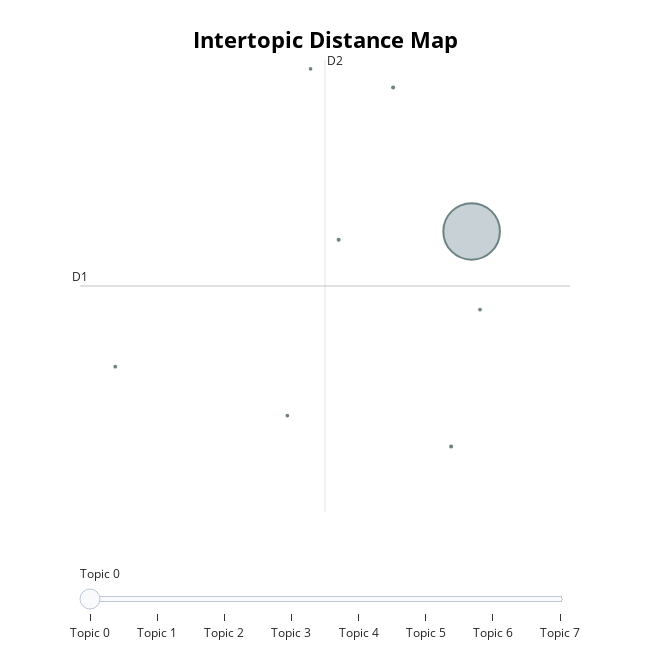

Here is the notebook cell this chart was saved with:
### Code cell
embeddings_name = f'{model_path}/bertimbau_embeddings.npy'
if not os.path.exists(embeddings_name):
    text_embeddings = train_data['cleaned_text'].tolist()
    embeddings = extract_embeddings_in_batches(text_embeddings, model, tokenizer)
    save_embeddings(embeddings, embeddings_name)

embeddings = load_embeddings(embeddings_name)

bertopic_bertimbau_embeddings_name = f'{model_path}/bertopic_bertimbau_embeddings_model.pt'
if not os.path.exists(bertopic_bertimbau_embeddings_name):
    text_train = train_data['cleaned_text'].tolist()
    bertopic_bertimbau_embeddings_model = train_bertopic(docs=text_train, use_embeddings=True, precomputed_embeddings=embeddings)
    bertopic_bertimbau_embeddings_model.save(bertopic_bertimbau_embeddings_name)

bertopic_bertimbau_embeddings_model = BERTopic.load(bertopic_bertimbau_embeddings_name)
bertopic_bertimbau_embeddings_model.visualize_topics()

### Figure 1 — Plotly figure (JSON) as saved in the notebook; plotly's stock layout.template omitted (floating-point values rounded to 4 significant figures)
{"data": [{"customdata": [[0, "paciente | estudo | doena | au | avaliar", 13694], [1, "ira | renal | paciente | leso renal | desidratao", 20], [2, "trauma | registro trauma | registro | atendimento traumatizar | traumatizar", 20], [3, "estendir | instituto | anticoagulao | ira | uti", 18], [4, "colesterol | plasma | corpreo | hdl | concentrao", 14], [5, "infncia | prole | cognitivo | adverso | adverso materno", 13], [6, "di | cc | sade | profissional sade | vigilncia", 13], [7, "registro | sade | aprimoramento registro | registro paulista | cardiovascular parceria", 12]], "hovertemplate": "<b>Topic %{customdata[0]}</b><br>%{customdata[1]}<br>Size: %{customdata[2]}", "legendgroup": "", "marker": {"color": "#B0BEC5", "line": {"color": "DarkSlateGrey", "width": 2}, "size": [13694, 20, 20, 18, 14, 13, 13, 12], "sizemode": "area", "sizeref": 8.559, "symbol": "circle"}, "mode": "markers", "name": "", "orientation": "v", "showlegend": false, "type": "scatter", "x": [3.516, 3.394, 3.05, 2.726, 1.398, 2.421, 3.566, 2.559], "xaxis": "x", "y": [-1.451, -2.859, -0.5089, -1.506, -2.336, -2.657, -1.963, -0.3872], "yaxis": "y"}], "layout": {"annotations": [{"showarrow": false, "text": "D1", "x": 1.188, "y": -1.808, "yshift": 10}, {"showarrow": false, "text": "D2", "x": 2.645, "xshift": 10, "y": -0.3291}], "height": 650, "hoverlabel": {"bgcolor": "white", "font": {"family": "Rockwell", "size": 16}}, "legend": {"itemsizing": "constant", "tracegroupgap": 0}, "margin": {"t": 60}, "shapes": [{"line": {"color": "#CFD8DC", "width": 2}, "type": "line", "x0": 2.645, "x1": 2.645, "y0": -3.288, "y1": -0.3291}, {"line": {"color": "#9E9E9E", "width": 2}, "type": "line", "x0": 1.188, "x1": 4.101, "y0": -1.808, "y1": -1.808}], "sliders": [{"active": 0, "pad": {"t": 50}, "steps": [{"args": [{"marker.color": [["red", "#B0BEC5", "#B0BEC5", "#B0BEC5", "#B0BEC5", "#B0BEC5", "#B0BEC5", "#B0BEC5"]]}], "label": "Topic 0", "method": "update"}, {"args": [{"marker.color": [["#B0BEC5", "red", "#B0BEC5", "#B0BEC5", "#B0BEC5", "#B0BEC5", "#B0BEC5", "#B0BEC5"]]}], "label": "Topic 1", "method": "update"}, {"args": [{"marker.color": [["#B0BEC5", "#B0BEC5", "red", "#B0BEC5", "#B0BEC5", "#B0BEC5", "#B0BEC5", "#B0BEC5"]]}], "label": "Topic 2", "method": "update"}, {"args": [{"marker.color": [["#B0BEC5", "#B0BEC5", "#B0BEC5", "red", "#B0BEC5", "#B0BEC5", "#B0BEC5", "#B0BEC5"]]}], "label": "Topic 3", "method": "update"}, {"args": [{"marker.color": [["#B0BEC5", "#B0BEC5", "#B0BEC5", "#B0BEC5", "red", "#B0BEC5", "#B0BEC5", "#B0BEC5"]]}], "label": "Topic 4", "method": "update"}, {"args": [{"marker.color": [["#B0BEC5", "#B0BEC5", "#B0BEC5", "#B0BEC5", "#B0BEC5", "red", "#B0BEC5", "#B0BEC5"]]}], "label": "Topic 5", "method": "update"}, {"args": [{"marker.color": [["#B0BEC5", "#B0BEC5", "#B0BEC5", "#B0BEC5", "#B0BEC5", "#B0BEC5", "red", "#B0BEC5"]]}], "label": "Topic 6", "method": "update"}, {"args": [{"marker.color": [["#B0BEC5", "#B0BEC5", "#B0BEC5", "#B0BEC5", "#B0BEC5", "#B0BEC5", "#B0BEC5", "red"]]}], "label": "Topic 7", "method": "update"}]}], "title": {"font": {"color": "Black", "size": 22}, "text": "<b>Intertopic Distance Map</b>", "x": 0.5, "xanchor": "center", "y": 0.95, "yanchor": "top"}, "width": 650, "xaxis": {"anchor": "y", "domain": [0, 1], "range": [1.188, 4.101], "title": {"text": ""}, "visible": false}, "yaxis": {"anchor": "x", "domain": [0, 1], "range": [-3.288, -0.3291], "title": {"text": ""}, "visible": false}}}
